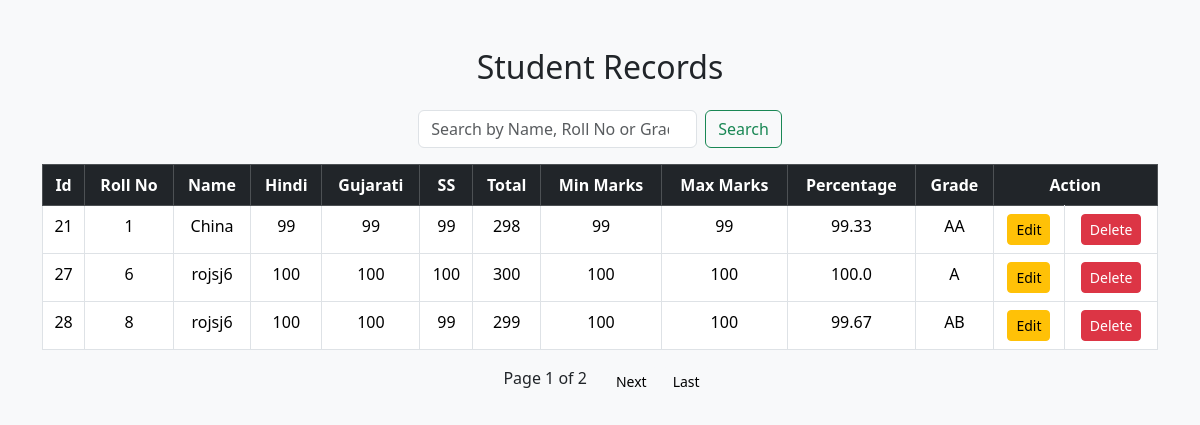
/show/, run on an earlier commit of the app's database.
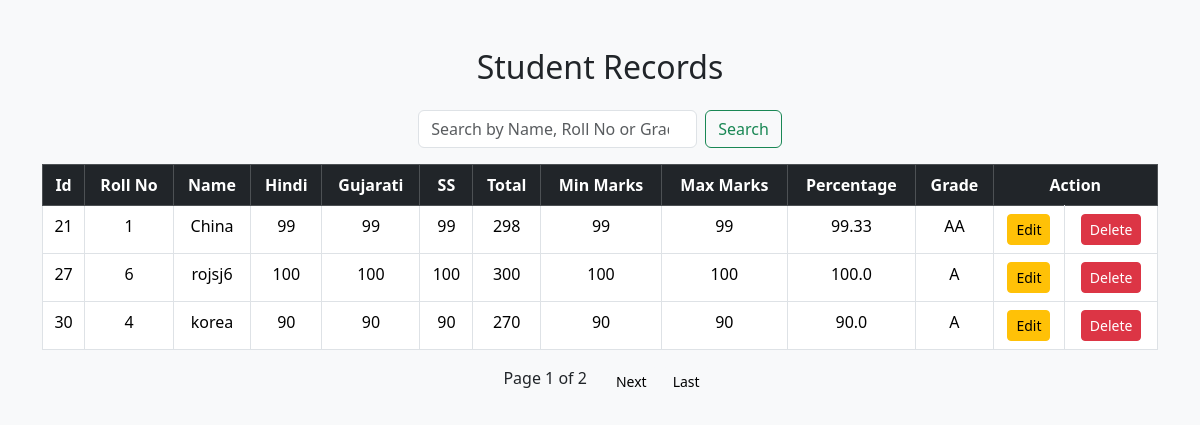
And on a later commit of the database.
### yomapp/models.py (models this page shows)
class Homedata(models.Model):
    rollno =models.IntegerField(default='',max_length=3,unique=True)
    name = models.CharField(max_length=50,default='')
    hindi =models.IntegerField(max_length=3,default='')
    gujarati =models.IntegerField(max_length=3,default='')
    ss =models.IntegerField(max_length=3,default='')
    total =models.IntegerField(max_length=3,default='')
    min_marks =models.IntegerField(max_length=3,default='')
    max_marks =models.IntegerField(max_length=3,default='')
    percentage =models.FloatField(max_length=5,default='')
    grade =models.CharField(max_length=2,default='')

### yomapp/views.py (the view)
# urls.py: path('show/',views.showdata,name="/show"),
def showdata(req):
    if "submit  " in req.POST:
        search_query = req.GET.get("search")
        data = Homedata.objects.filter(new_collection=search_query).values()
        return render(req, "showdata.html",{"data":data})
    data = Homedata.objects.all().values()
    paginator = Paginator(data, 3)  # Show 10 posts per page.
    page_number = req.GET.get('page')
    page_obj = paginator.get_page(page_number)
    return render(req,"showdata.html",{"page_obj":page_obj})

### yomapp/templates/showdata.html (shortened to what this page needs)
<!DOCTYPE html>
<html lang="en">
<head>
  <link href="https://cdn.jsdelivr.net/npm/bootstrap@5.3.8/dist/css/bootstrap.min.css" rel="stylesheet">
</head>
<body class="bg-light">
  <div class="container my-5">
    <h2 class="text-center mb-4">Student Records</h2>
    <form method="GET" action="/search" class="d-flex justify-content-center mb-3">
      <input class="form-control w-25" type="search" placeholder="Search by Name, Roll No or Grade" name="query" value="{{ query|default:'' }}">
      <button class="btn btn-outline-success ms-2" type="submit">Search</button>
    </form>
    <table class="table table-bordered table-hover text-center">
      <thead class="table-dark">
        <tr>
          <th>Id</th>
          <th>Roll No</th>
          <th>Name</th>
          <th>Hindi</th>
          <th>Gujarati</th>
          <th>SS</th>
          <th>Total</th>
          <th>Min Marks</th>
          <th>Max Marks</th>
          <th>Percentage</th>
          <th>Grade</th>
          <th colspan="2">Action</th>
        </tr>
      </thead>
      <tbody>
        {% for info in page_obj %}
        <tr>
          <td>{{ info.id }}</td>
          <td>{{ info.rollno }}</td>
          <td>{{ info.name }}</td>
          <td>{{ info.hindi }}</td>
          <td>{{ info.gujarati }}</td>
          <td>{{ info.ss }}</td>
          <td>{{ info.total }}</td>
          <td>{{ info.min_marks }}</td>
          <td>{{ info.max_marks }}</td>
          <td>{{ info.percentage }}</td>
          <td>{{ info.grade }}</td>
          <td><a href="/edit/{{ info.id }}" class="btn btn-warning btn-sm">Edit</a></td>
          <td><a href="/delete/{{ info.id }}" class="btn btn-danger btn-sm">Delete</a></td>
        </tr>
        {% empty %}
        <tr>
          <td colspan="13" class="text-muted">No records found.</td>
        </tr>
        {% endfor %}
      </tbody>
    </table>
    <div class="pagination d-flex justify-content-center">
      <span class="mx-3">Page {{ page_obj.number }} of {{ page_obj.paginator.num_pages }}</span>
      {% if page_obj.has_next %}
        <a href="?page={{ page_obj.next_page_number }}" class="btn btn-light btn-sm mx-1">Next</a>
        <a href="?page={{ page_obj.paginator.num_pages }}" class="btn btn-light btn-sm mx-1">Last</a>
      {% endif %}
    </div>
  </div>
</body>
</html>

What changed in the data, as far as the page shows it:
removed Homedata: id "28", rollno "8", name "rojsj6", hindi "100", gujarati "100", ss "99", total "299", min_marks "100", max_marks "100", percentage "99.67", grade "AB"
added Homedata: id "30", rollno "4", name "korea", hindi "90", gujarati "90", ss "90", total "270", min_marks "90", max_marks "90", percentage "90.0", grade "A"
